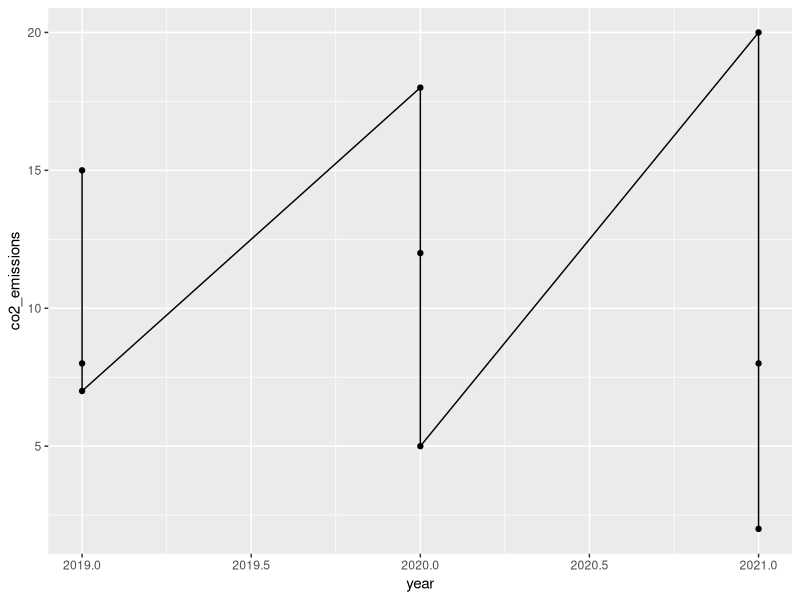
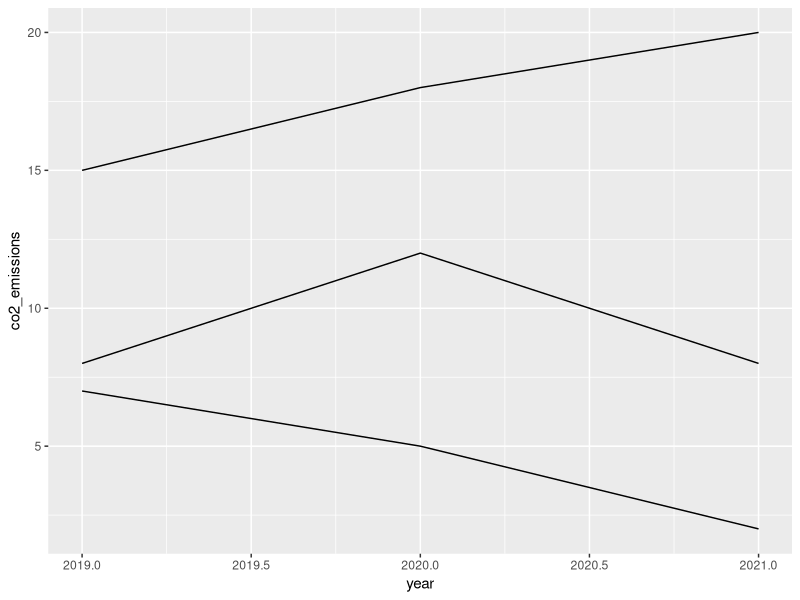
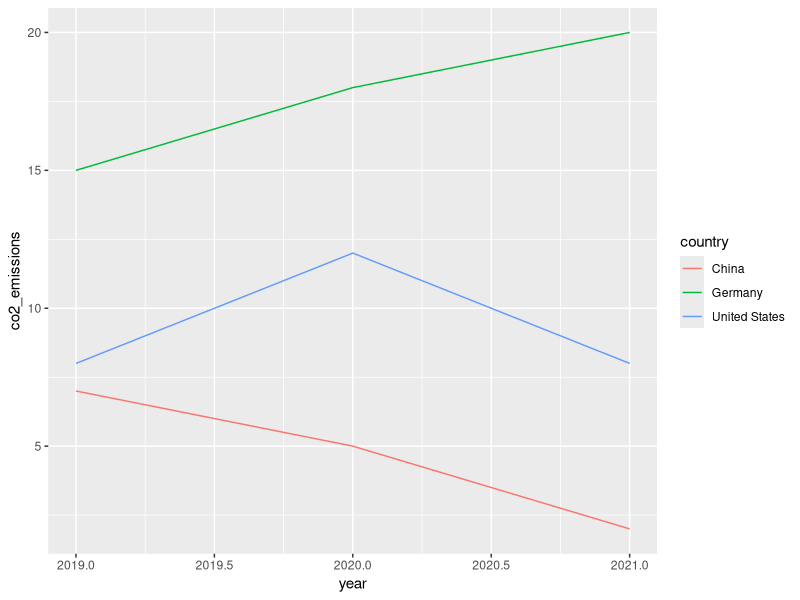
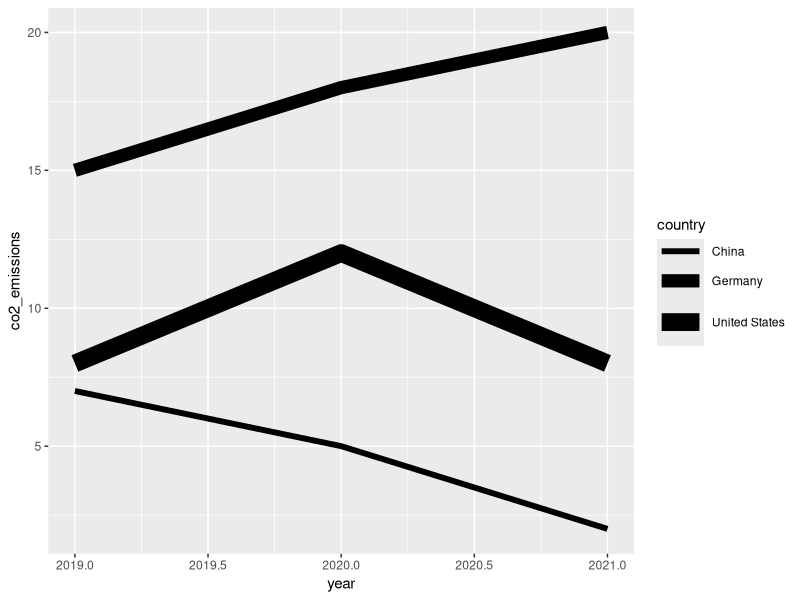
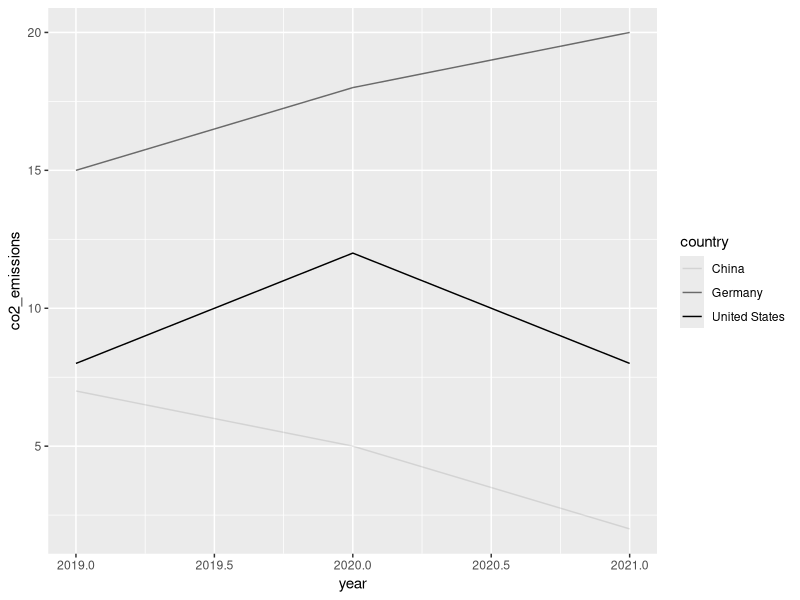
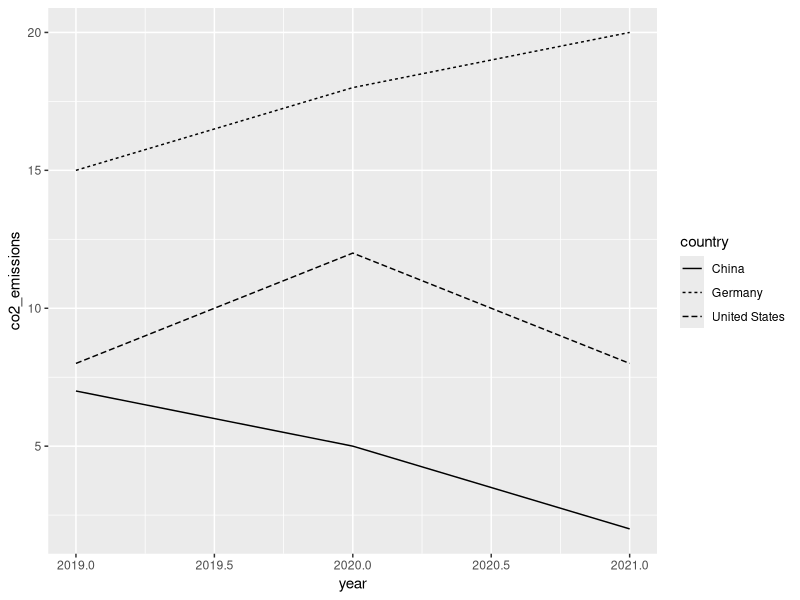
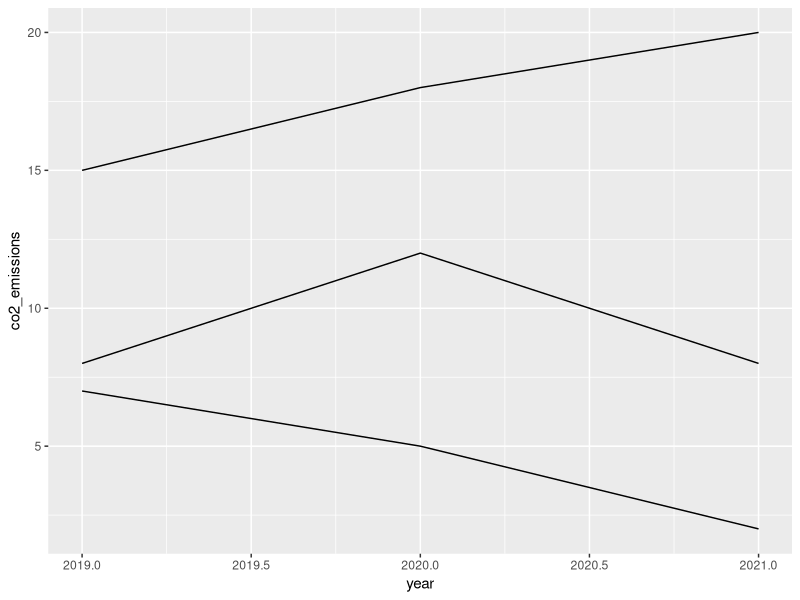
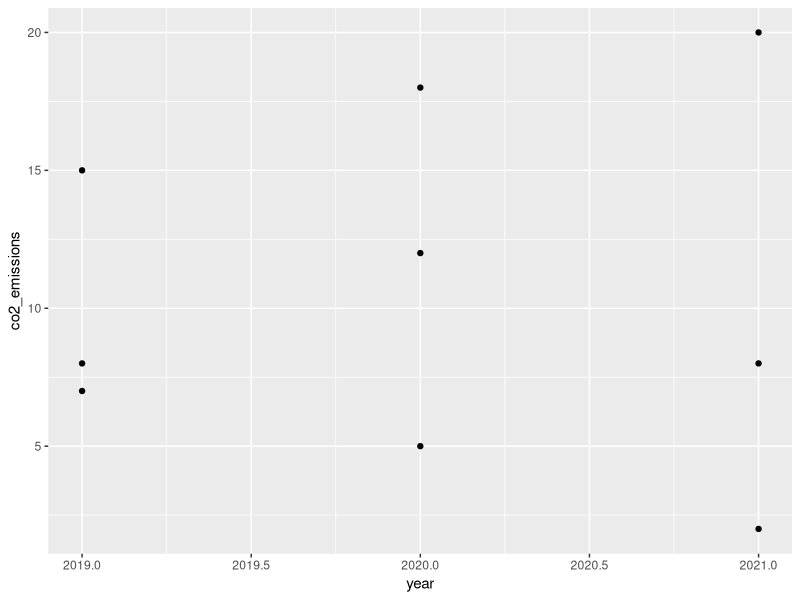

R code for these plots, in order:
## ---- chunk 1
library(tidyverse)
## ---- chunk 2
fake_data <- tibble(
  country       = rep(c("Germany", "United States", "China"), times = 3),
  year          = rep(c(2019L, 2020L, 2021L), each = 3),
  co2_emissions = c(15, 8, 7, 18, 12, 5, 20, 8, 2)
)

fake_data
## ---- chunk 3
fake_data %>%
  ggplot(aes(x = year, y = co2_emissions)) +
  geom_point() +
  geom_line()
## ---- chunk 4
fake_data %>%
  ggplot(aes(x = year, y = co2_emissions, group = country)) +
  geom_line()
## ---- chunk 5
fake_data %>%
  ggplot(aes(x = year, y = co2_emissions, color = country)) +
  geom_line()
## ---- chunk 6
fake_data %>%
  ggplot(aes(x = year, y = co2_emissions, size = country)) +
  geom_line()
## ---- chunk 7
fake_data %>%
  ggplot(aes(x = year, y = co2_emissions, alpha = country)) +
  geom_line()
## ---- chunk 8
fake_data %>%
  ggplot(aes(x = year, y = co2_emissions, linetype = country)) +
  geom_line()
## ---- chunk 9
fake_data %>%
  ggplot(aes(x = year, y = co2_emissions, fill = country)) +
  geom_line()
## ---- chunk 10
fake_data %>%
  ggplot(aes(x = year, y = co2_emissions)) +
  geom_point()
